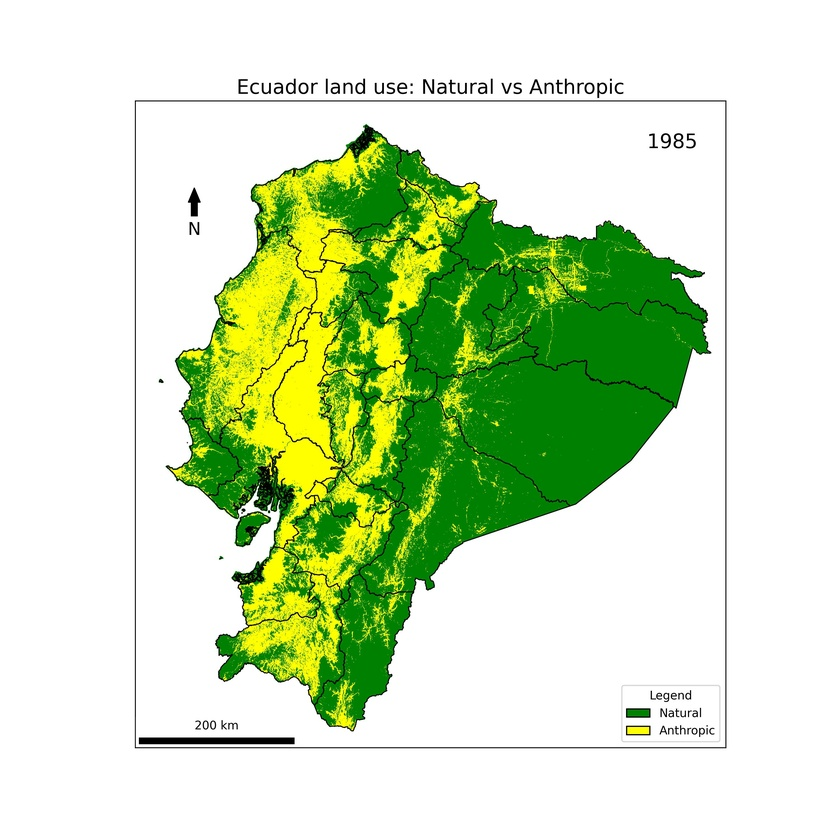
#> input picture figures/ecuador_land_use_1985.jpg, 840 x 840 px, shrunk from 3000 x 3000 before the run
$ python create_gif.py
#> lines starting #> are read from the running program, lines starting #| are printed output that depends on the picture
from PIL import Image

def create_gif(image_paths, output_gif_path, duration=500):
#> called with output_gif_path = 'output/ecuador_land_use.gif', duration = 500
 images = [Image.open(image_path) for image_path in image_paths]
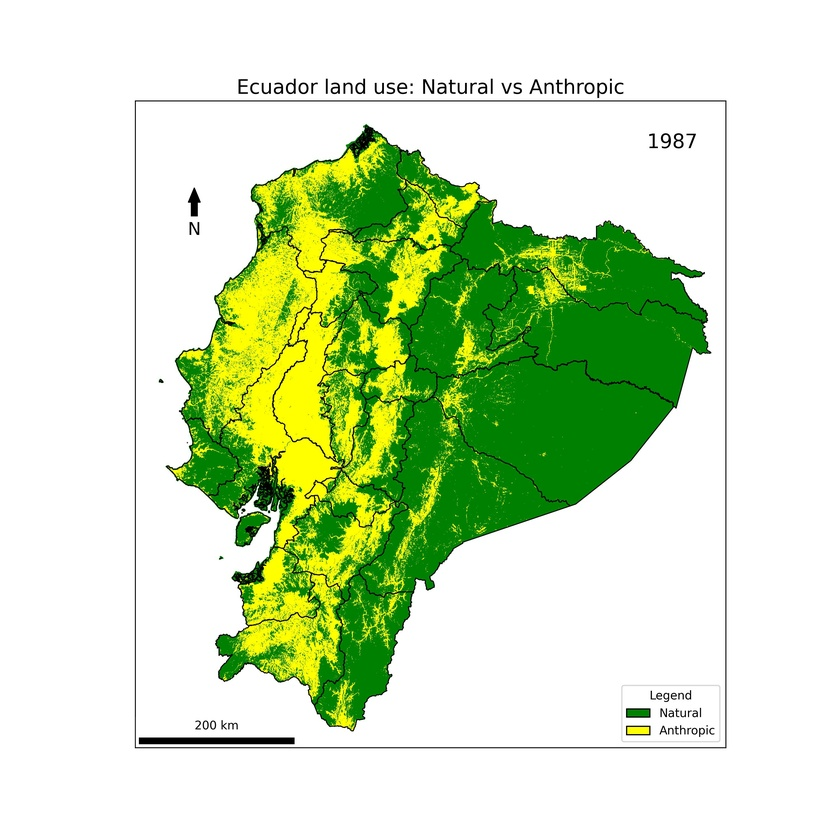
#> input picture figures/ecuador_land_use_1987.jpg, 840 x 840 px, shrunk from 3000 x 3000 before the run
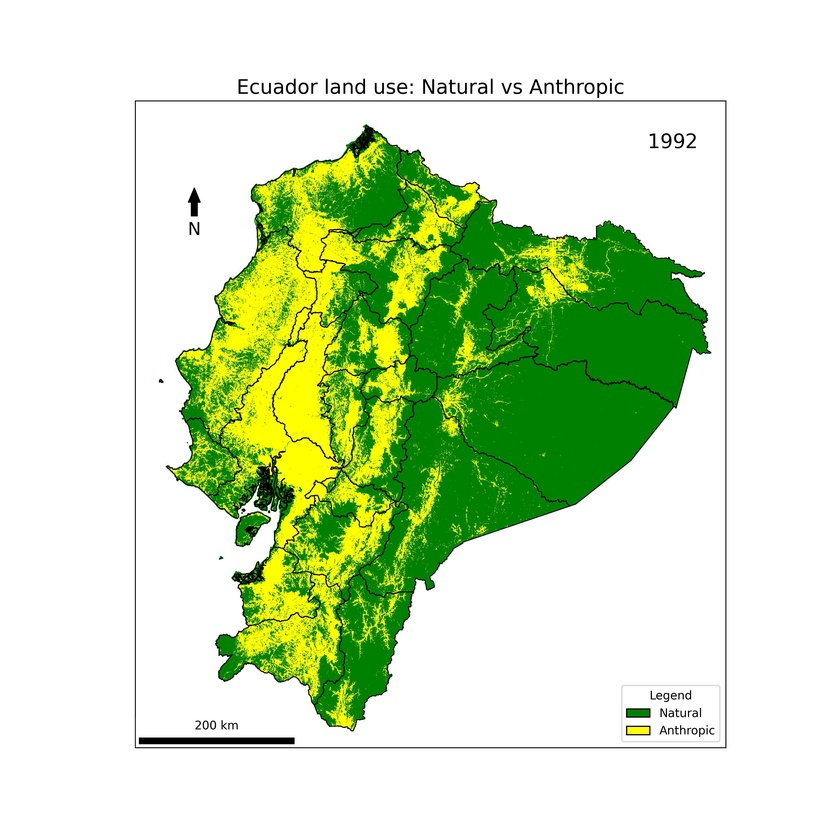
#> input picture figures/ecuador_land_use_1992.jpg, 840 x 840 px, shrunk from 3000 x 3000 before the run
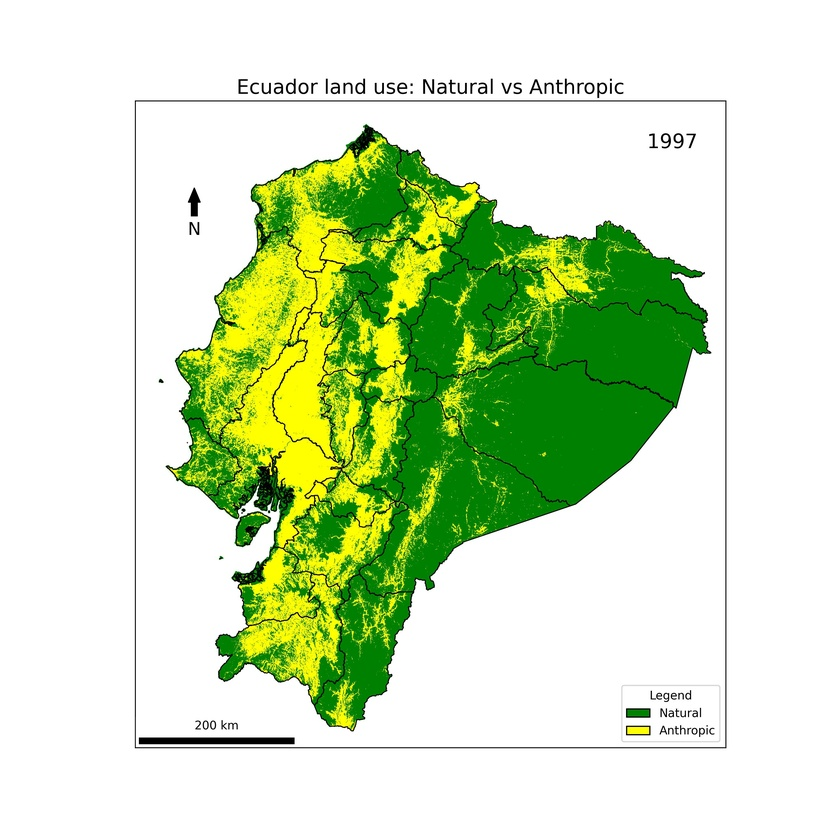
#> input picture figures/ecuador_land_use_1997.jpg, 840 x 840 px, shrunk from 3000 x 3000 before the run
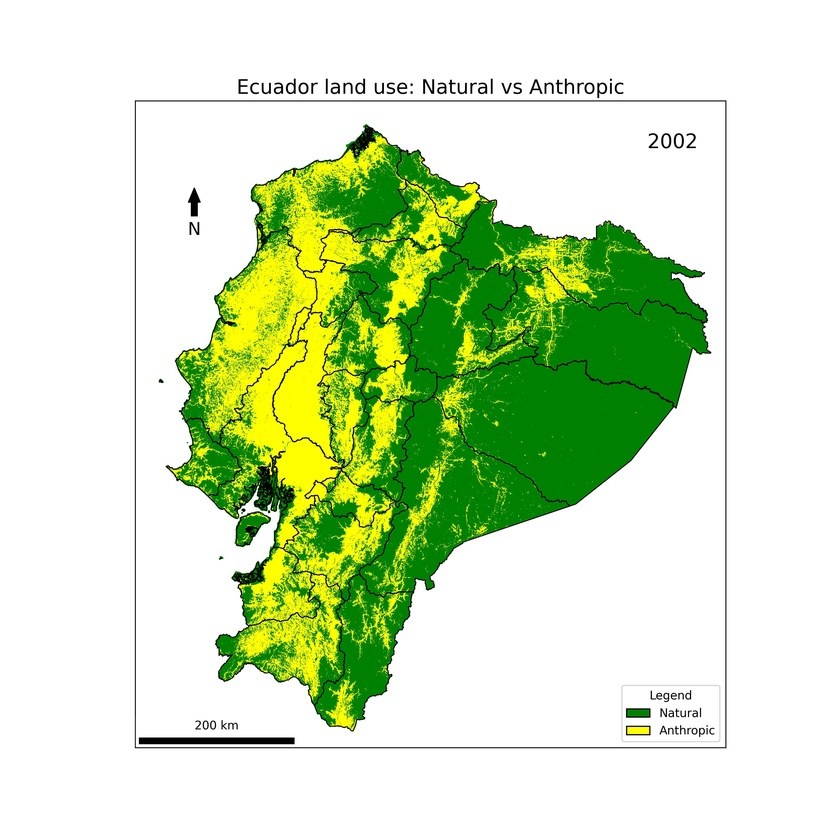
#> input picture figures/ecuador_land_use_2002.jpg, 840 x 840 px, shrunk from 3000 x 3000 before the run
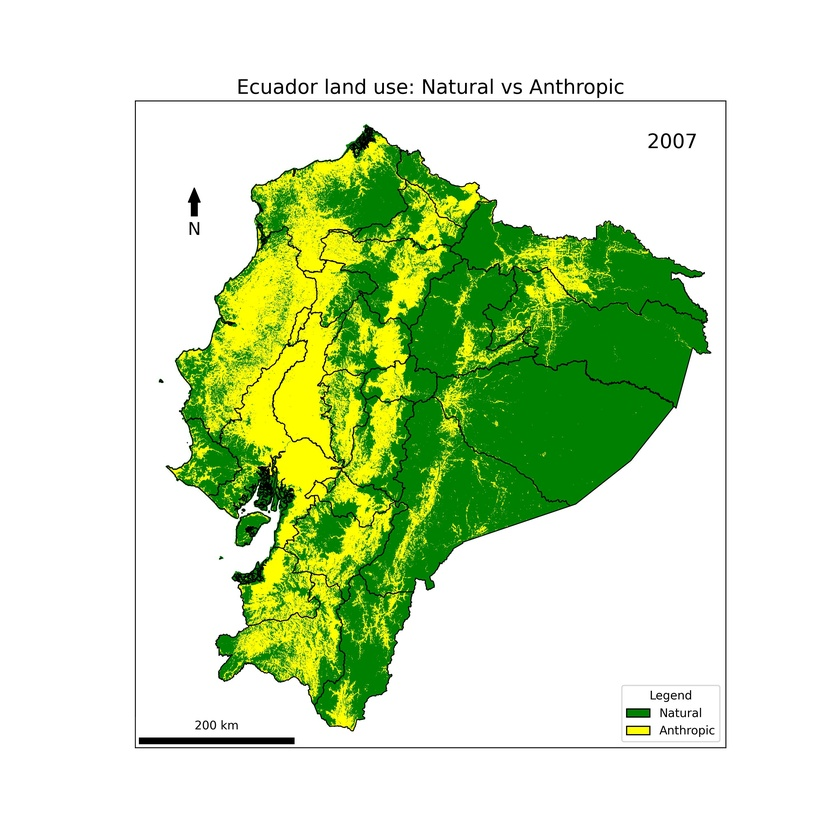
#> input picture figures/ecuador_land_use_2007.jpg, 840 x 840 px, shrunk from 3000 x 3000 before the run
# Save as GIF
 images[0].save(
 output_gif_path,
 save_all=True,
 append_images=images[1:],
 duration=duration,
 loop=0 # 0 means infinite loop
 )

if __name__ == "__main__":
 # List of image file paths
 image_paths = ["figures/ecuador_land_use_1985.jpg", "figures/ecuador_land_use_1987.jpg",
                "figures/ecuador_land_use_1992.jpg", "figures/ecuador_land_use_1997.jpg",
                "figures/ecuador_land_use_2002.jpg", "figures/ecuador_land_use_2007.jpg",
                "figures/ecuador_land_use_2012.jpg", "figures/ecuador_land_use_2017.jpg",
                "figures/ecuador_land_use_2022.jpg"]

 output_gif_path = "output/ecuador_land_use.gif"
# Create GIF
#> (the run stopped early here; a loop or call above may not have finished)
